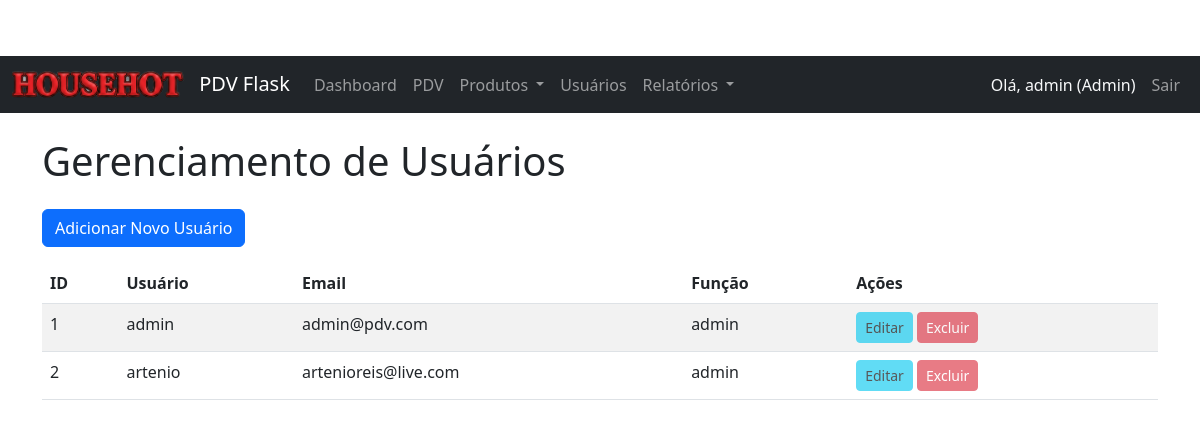
Screenshot of /users (signed in) with the database file from the repository.
### models.py (models this page shows, shortened)
class User(db.Model, UserMixin):
    id = db.Column(db.Integer, primary_key=True)
    username = db.Column(db.String(64), unique=True, nullable=False)
    email = db.Column(db.String(120), unique=True, nullable=False)
    password_hash = db.Column(db.String(128), nullable=False)
    role = db.Column(db.String(20), default='operator', nullable=False) # 'admin' ou 'operator'
    def is_admin(self):
        return self.role == 'admin'

### routes.py (the view)
@main_bp.route('/users')
@admin_required
def users():
    from models import User
    users = User.query.all()
    return render_template('users.html', users=users)

### models.py (called while the page is built)
@login_manager.user_loader
def load_user(user_id):
    return User.query.get(int(user_id))

### routes.py (called while the page is built)
def admin_required(f):
    @wraps(f)
    @login_required
    def decorated_function(*args, **kwargs):
        from models import User
        if not current_user.is_admin():
            flash('Você não tem permissão para acessar esta página.', 'danger')
            return redirect(url_for('main.dashboard'))
        return f(*args, **kwargs)
    return decorated_function

### templates/users.html (shortened to what this page needs)
    {% extends "base.html" %}
    {% block content %}
    <h1 class="mb-4">Gerenciamento de Usuários</h1>
    <a href="{{ url_for('main.add_user') }}" class="btn btn-primary mb-3">Adicionar Novo Usuário</a>
    <table class="table table-striped table-hover">
        <thead>
            <tr>
                <th>ID</th>
                <th>Usuário</th>
                <th>Email</th>
                <th>Função</th>
                <th>Ações</th>
            </tr>
        </thead>
        <tbody>
            {% for user in users %}
            <tr>
                <td>{{ user.id }}</td>
                <td>{{ user.username }}</td>
                <td>{{ user.email }}</td>
                <td>{{ user.role }}</td>
                <td>
                    <a href="#" class="btn btn-sm btn-info disabled">Editar</a>
                    <button class="btn btn-sm btn-danger disabled">Excluir</button>
                </td>
            </tr>
            {% else %}
            <tr>
                <td colspan="5" class="text-center">Nenhum usuário cadastrado.</td>
            </tr>
            {% endfor %}
        </tbody>
    </table>
    {% endblock %}

### templates/base.html (shortened to what this page needs)
<!DOCTYPE html>
<html lang="pt-br">
<head>
    <link href="https://cdn.jsdelivr.net/npm/bootstrap@5.3.0/dist/css/bootstrap.min.css" rel="stylesheet">
    <link rel="stylesheet" href="{{ url_for('static', filename='css/style.css') }}">
</head>
<body>
    <nav class="navbar navbar-expand-lg navbar-dark bg-dark">
        <div class="container-fluid">
            <a class="navbar-brand" href="{{ url_for('main.dashboard') }}">
                <img src="{{ url_for('static', filename='img/logo.png') }}" alt="Logo" height="30" class="d-inline-block align-text-top">
                PDV Flask
            </a>
            <div class="collapse navbar-collapse" id="navbarNav">
                <ul class="navbar-nav me-auto mb-2 mb-lg-0">
                    {% if current_user.is_authenticated %}
                        <li class="nav-item">
                            <a class="nav-link" href="{{ url_for('main.dashboard') }}">Dashboard</a>
                        </li>
                        <li class="nav-item">
                            <a class="nav-link" href="{{ url_for('main.pdv') }}">PDV</a>
                        </li>
                        {% if current_user.is_admin() %}
                            <li class="nav-item dropdown">
                                <a class="nav-link dropdown-toggle" href="#" id="navbarDropdownProducts" role="button" data-bs-toggle="dropdown" aria-expanded="false">
                                    Produtos
                                </a>
                            </li>
                            <li class="nav-item">
                                <a class="nav-link" href="{{ url_for('main.users') }}">Usuários</a>
                            </li>
                            <li class="nav-item dropdown">
                                <a class="nav-link dropdown-toggle" href="#" id="navbarDropdownReports" role="button" data-bs-toggle="dropdown" aria-expanded="false">
                                    Relatórios
                                </a>
                            </li>
                        {% endif %}
                    {% endif %}
                </ul>
                <ul class="navbar-nav">
                    {% if current_user.is_authenticated %}
                        <li class="nav-item">
                            <span class="nav-link text-light">Olá, {{ current_user.username }} ({{ current_user.role.capitalize() }})</span>
                        </li>
                        <li class="nav-item">
                            <a class="nav-link" href="{{ url_for('main.logout') }}">Sair</a>
                        </li>
                    {% else %}
                        <li class="nav-item">
                            <a class="nav-link" href="{{ url_for('main.login') }}">Login</a>
                        </li>
                    {% endif %}
                </ul>
            </div>
        </div>
    </nav>
    <div class="container mt-4">
        {% block content %}{% endblock %}
    </div>
</body>
</html>

### static/css/style.css (style rules this page uses)
body { padding-top: 56px; }
.navbar-brand img { margin-right: 8px; }

### rows the page displays
User: username "admin", role "Admin", id "1", email "admin@pdv.com", role "admin"
User: id "2", username "artenio", email "artenioreis@live.com", role "admin"
